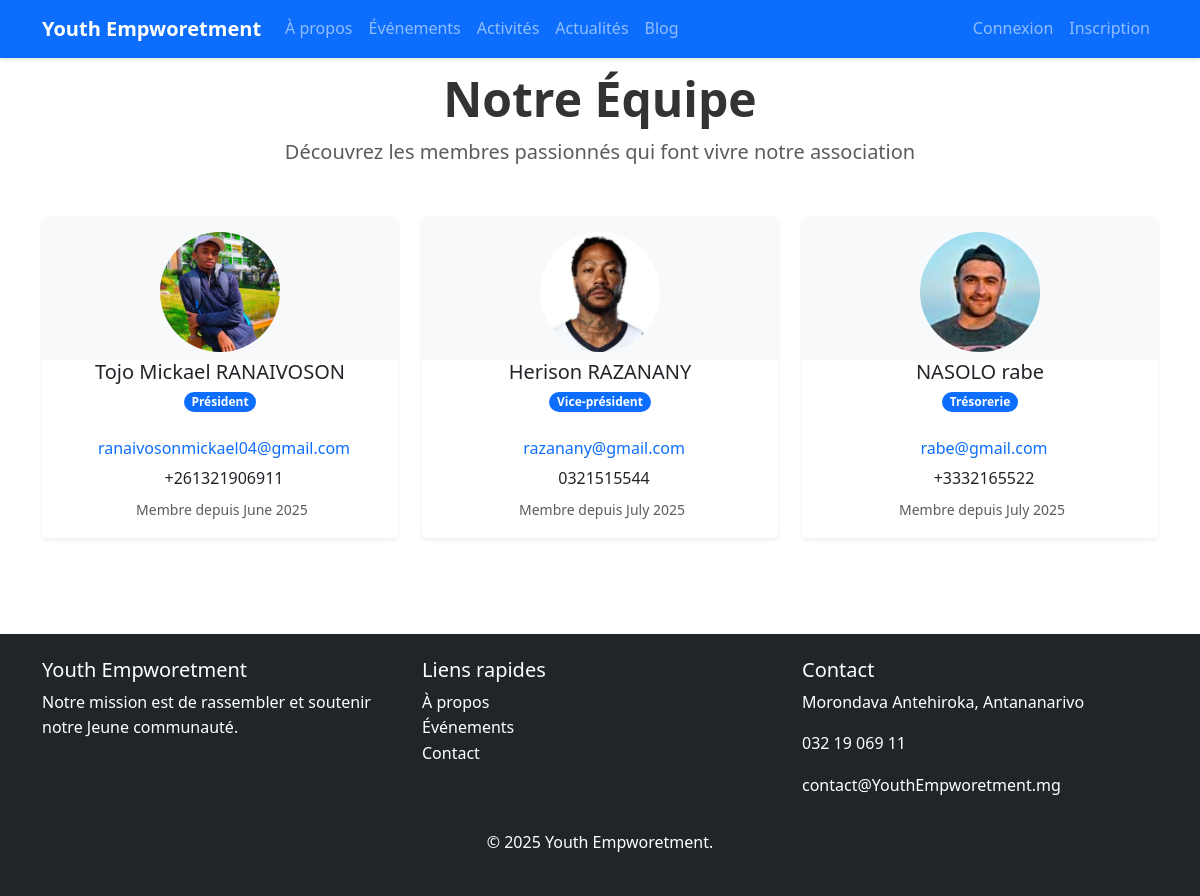
The page /notre_equipe/ on the database as committed earlier.
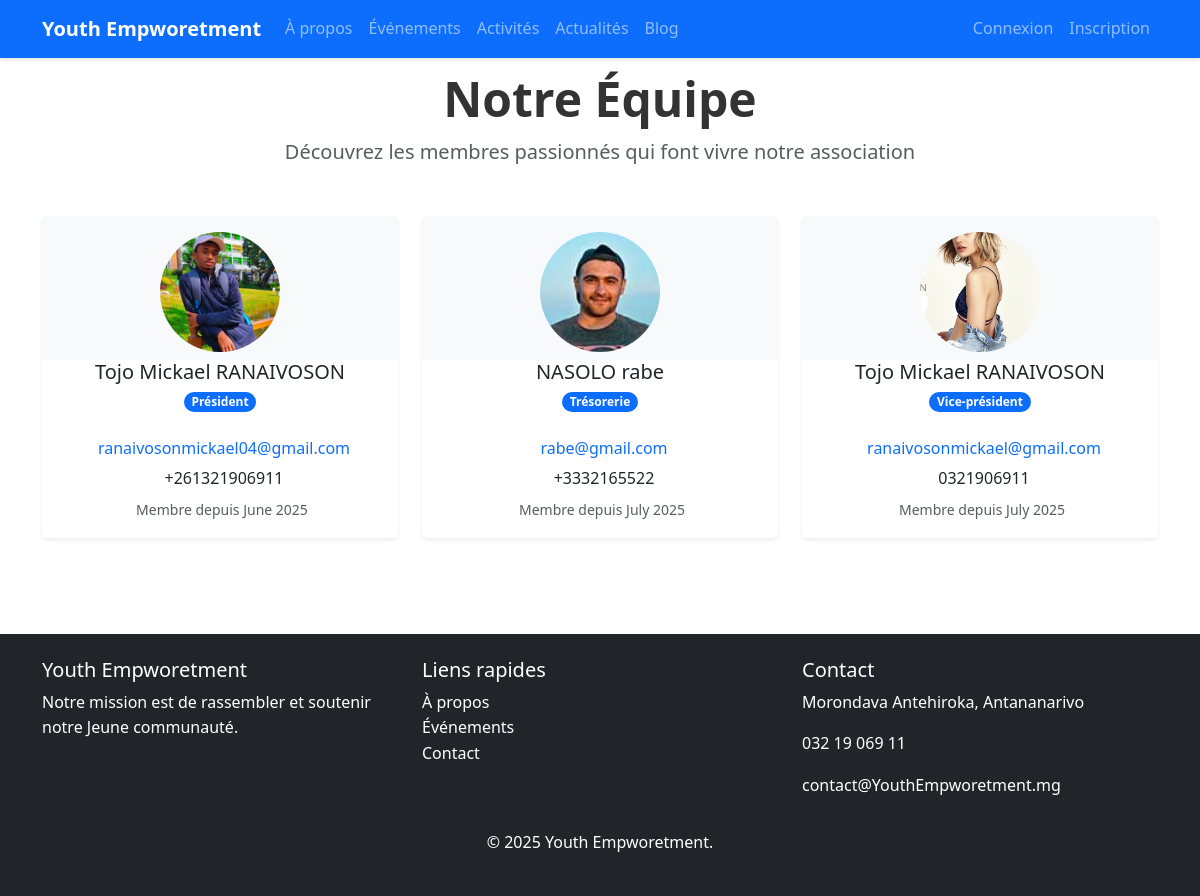
The same page on the database as committed later.
### AppEquipe/models.py (models this page shows, shortened)
class Equipe(models.Model):
    membre = models.OneToOneField(Utilisateur,on_delete=models.CASCADE)
    role = models.CharField(max_length=100, verbose_name="Rôle dans l'équipe")
    ordre_affichage = models.PositiveIntegerField(default=0)
    date_ajout = models.DateTimeField(auto_now_add=True)
    class Meta:
        verbose_name = "Membre de l'équipe"
        verbose_name_plural = "Équipe"
        ordering = ['ordre_affichage']

### AppMembre/models.py (models this page shows, shortened)
class Utilisateur(models.Model):
    nom = models.CharField(max_length=20)
    prenom = models.CharField(max_length=50)
    date_naissance = models.DateField()
    telephone = models.CharField(max_length=20)
    adresse = models.CharField(max_length=50,blank=True, null=True)
    photo = models.ImageField(upload_to='static/images/membres/')
    email = models.EmailField()
    mot_de_passe = models.TextField()
    date_inscription = models.DateField(auto_now_add=True)
    role = models.CharField(max_length=50)
    USERNAME_FIELD = 'email'
    REQUIRED_FIELD =['username']
    class Meta:
        verbose_name = "Utilisateur"
        verbose_name_plural = "Utilisateurs"

### AppEquipe/views.py (the view)
# urls.py: path('notre_equipe/',notre_equipe,name='notre_equipe'),
def notre_equipe(request):
    equipe_membres = Equipe.objects.select_related('membre').order_by('ordre_affichage')
    return render(request, 'NotreEquipe.html', {
        'equipe_membres': equipe_membres
    })

### templates/NotreEquipe.html (shortened to what this page needs)
{% extends 'layouts/master.html' %}
{% block content %}
    <div class="container py-5">
        <div class="text-center mb-5 marg">
            <h1 class="display-5 fw-bold">Notre Équipe</h1>
            <p class="lead text-muted">Découvrez les membres passionnés qui font vivre notre association</p>
        </div>
        <div class="row row-cols-1 row-cols-md-2 row-cols-lg-3 g-4">
            {% for membre in equipe_membres %}
            <div class="col">
                <div class="card h-100 shadow-sm border-0">
                    <div class="card-header bg-light border-0 pt-3">
                        {% if membre.membre.photo %}
                        <img src="{{ membre.membre.photo.url }}"
                            class="rounded-circle mx-auto d-block object-fit-cover"
                            width="120" height="120"
                            alt="{{ membre.membre.get_full_name }}">
                        {% else %}
                        <div class="rounded-circle mx-auto d-block bg-secondary d-flex align-items-center justify-content-center"
                            style="width: 120px; height: 120px;">
                            <i class="bi bi-person text-white" style="font-size: 3rem;"></i>
                        </div>
                        {% endif %}
                    </div>
                    <div class="card-body text-center pt-0">
                        <h3 class="h5 card-title mb-1">{{ membre.membre.prenom }} {{ membre.membre.nom }}</h3>
                        <span class="badge bg-primary rounded-pill mb-2">{{ membre.role }}</span>
                        <ul class="list-unstyled mt-3 mb-0">
                            <li class="mb-1">
                                <a href="mailto:{{ membre.membre.email }}" class="text-decoration-none">{{ membre.membre.email }}</a>
                            </li>
                            <li class="mb-1">
                                {{ membre.membre.telephone|default:"Non renseigné" }}
                            </li>
                            {% if membre.date_ajout %}
                            <li class="small text-muted mt-2">
                                Membre depuis {{ membre.date_ajout|date:"F Y" }}
                            </li>
                            {% endif %}
                        </ul>
                    </div>
                </div>
            </div>
            {% endfor %}
        </div>
    </div>
{% endblock %}

### templates/layouts/master.html (shortened to what this page needs)
{% load static %}
<!DOCTYPE html>
<html lang="en">
  <head>
    <link rel="stylesheet" href="{% static 'bootstrap/css/bootstrap.min.css' %}" />
    <link rel="stylesheet" href="{% static 'css/style.css' %}" />
  </head>
  <body>
    {% include 'layouts/header.html' %}
    <div class="content">
      {% block content %}
      {% endblock %}
    </div>
    {% include 'layouts/footer.html' %}
  </body>
</html>

### templates/layouts/header.html (shortened to what this page needs)
<nav class="navbar navbar-expand-lg navbar-dark bg-primary">
    <div class="container">
        <a class="navbar-brand" href="{% url 'accueil' %}">Youth Empworetment</a>
        <div class="collapse navbar-collapse" id="navbarNav">
            <ul class="navbar-nav me-auto">
                <li class="nav-item">
                    <a class="nav-link" href="{% url 'aproposPage' %}">À propos</a>
                </li>
                <li class="nav-item">
                    <a class="nav-link" href="{% url 'evenements' %}">Événements</a>
                </li>
                <li class="nav-item">
                    <a class="nav-link" href="{% url 'activites' %}">Activités</a>
                </li>
                <li class="nav-item">
                    <a class="nav-link" href="{% url 'actualite' %}">Actualités</a>
                </li>
                <li class="nav-item">
                    <a class="nav-link" href="{% url 'listeArticle' %}">Blog</a>
                </li>
            </ul>
            <ul class="navbar-nav">
                {% if request.session.membres %}
                <a href=""><img src="/media/{{request.session.membres.photo}} " style="width:40px; height: 40px; border-radius: 50%;" alt=""></a>
                    <li class="nav-item dropdown">
                         <a class="nav-link dropdown-toggle" href="#" id="navbarDropdown" role="button" data-bs-toggle="dropdown" style="color: black;">
                            <i class="bi bi-person-circle"></i> {{ request.session.membres.prenom }}
                            {% if unread_notifications %}
                                <span class="badge bg-danger">{{ unread_notifications }}</span>
                            {% endif %}
                        </a>
                        <ul class="dropdown-menu dropdown-menu-end">
                            <li><a class="dropdown-item" href="{% url 'profil' %}">Mon profil</a></li>
                            {% comment %} <li><a class="dropdown-item" href="">Messagerie</a></li>
                            <li><a class="dropdown-item" href="">Notifications</a></li> {% endcomment %}
                            <li><a class="dropdown-item" href="{% url 'notre_equipe' %}">Notre Equipe</a></li>
                            {% if request.session.membres.role in 'admin moderateur' %}
                                <li><a class="dropdown-item" href="{% url 'liste_membres' %}">Liste Membre</a></li>
                                <li><a class="dropdown-item" href="{% url 'gestion_cotisation' %}">Géstion Cotisation</a></li>
                            {% endif %}
                            <li class="nav-item" style="background-color: red">
                                <a class="dropdown-item" style="color:black" href="{% url 'deconnexion' %}">Deconnexion</a>
                            </li>
                        </ul>
                    </li>
                {% else %}
                    <li class="nav-item">
                        <a class="nav-link" href="{% url 'connexionPage' %}">Connexion</a>
                    </li>
                    <li class="nav-item">
                        <a class="nav-link" href="{% url 'inscriptionPage' %}">Inscription</a>
                    </li>
                {% endif %}
                </ul>
        </div>
    </div>
</nav>

### templates/layouts/footer.html (shortened to what this page needs)
<footer class="bg-dark text-white py-4 mt-5">
    <div class="container">
        <div class="row">
            <div class="col-md-4">
                <h5>Youth Empworetment</h5>
                <p>Notre mission est de rassembler et soutenir notre Jeune communauté.</p>
            </div>
            <div class="col-md-4">
                <h5>Liens rapides</h5>
                <ul class="list-unstyled">
                    <li><a href="" class="text-white">À propos</a></li>
                    <li><a href="" class="text-white">Événements</a></li>
                    <li><a href="" class="text-white">Contact</a></li>
                </ul>
            </div>
            <div class="col-md-4">
                <h5>Contact</h5>
                <address>
                    <p> Morondava Antehiroka, Antananarivo</p>
                    <p> 032 19 069 11</p>
                    <p> contact@YouthEmpworetment.mg</p>
                </address>
            </div>
        </div>
        <div class="text-center mt-3">
            <p>&copy; {% now "Y" %} Youth Empworetment.</p>
        </div>
    </div>
</footer>

### static/css/style.css (style rules this page uses)
body { font-family: 'Segoe UI', Tahoma, Geneva, Verdana, sans-serif; line-height: 1.6; color: #333; }
a { text-decoration: none; color: #0d6efd; }
.navbar { position: fixed; width: 100%; }
.navbar { box-shadow: 0 2px 4px rgba(0,0,0,.1); }
.navbar-brand { font-weight: 700; }
.card { transition: transform 0.3s ease, box-shadow 0.3s ease; border: none; box-shadow: 0 2px 10px rgba(0,0,0,.1); }
footer { background-color: #212529; color: white; }
footer a { color: rgba(255, 255, 255, 0.7); }

### templates/NotreEquipe.html (style rules this page uses)
nav { z-index: 100; }
.marg { margin-top: 2%; }
.card { transition: transform 0.3s ease, box-shadow 0.3s ease; }
.object-fit-cover { object-fit: cover; }

Rows that differ between the two databases and show on the page:
removed Equipe: shows a picture, membre.prenom "Herison", membre.nom "RAZANANY", role "Vice-président", membre.email "razanany@gmail.com", membre.telephone "0321515544", date_ajout "July 2025"
added Equipe: shows a picture, membre.prenom "Tojo Mickael", membre.nom "RANAIVOSON", role "Vice-président", membre.email "ranaivosonmickael@gmail.com", membre.telephone "0321906911", date_ajout "July 2025"
